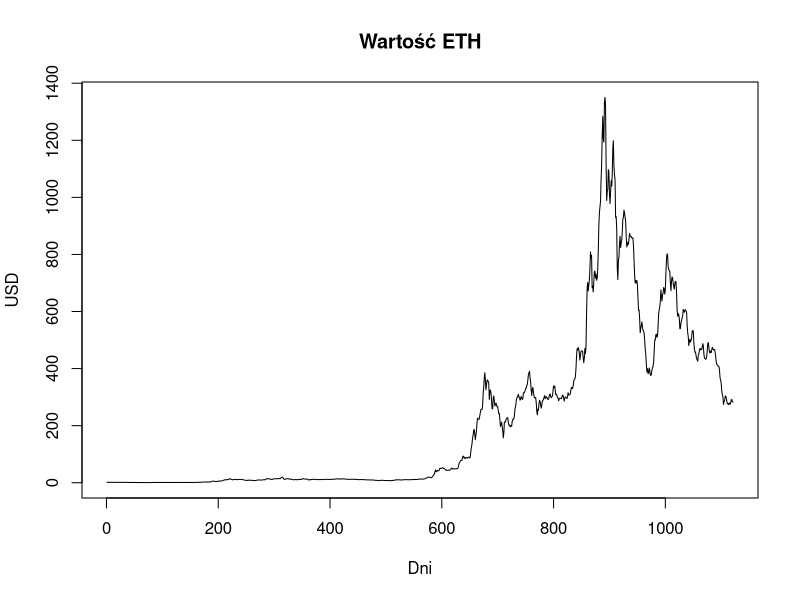
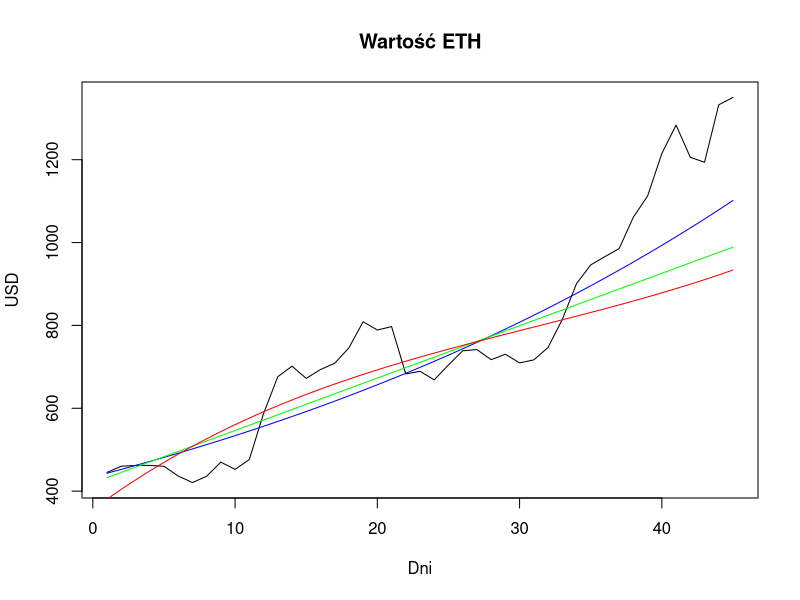
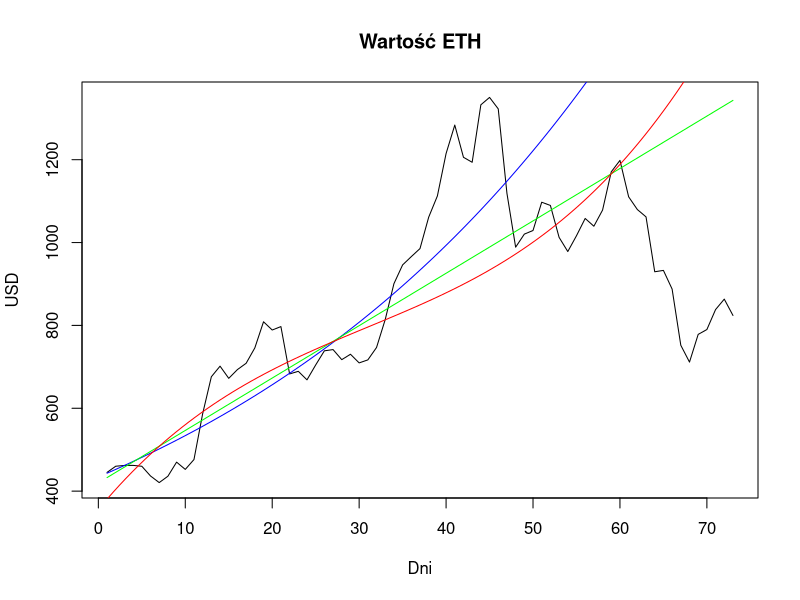

These charts were generated, in order, by the following R code:
### Projekt ###

# Przewidywanie ceny Ethereum w USD

# Zobaczmy jak dane wyglądają na wykresie

ETH <- read.csv(file='ETH.csv')
head(ETH)
average = ETH[,7]
average.ts <- ts(average, start = 1, frequency = 1)
plot.ts(average.ts, main = "Wartość ETH",xlab = "Dni",ylab = "USD", col = "black")

# z powodu dużej ilości danych skupimy się na krótszym przedziale czasu

average.ts <- ts(average[c(848:892)], start = 1, frequency = 1)
plot.ts(average.ts, main = "Wartość ETH",xlab = "Dni",ylab = "USD", col = "black")

# Wyznaczymy w którym dniu wartość ETH była najwyższa

max(average)
which.max(average)
dane <- ETH[,c(1,7)]
dane[848,] # początek przedziału
dane[892,] # maksymalna wartość

# wartości dla dni: 2017-12-01, 2018-01-04, 2018-01-14

przedział <- dane[c(848, 882, 892),]

# Będziemy pracować na przedziale od 2017-12-01 do 2018-01-04 (35 dni)

dane <- dane[c(848:882),2]
length(dane)

wektor <- c(1:35)
length(wektor)

# Spróbujemy przewidzieć maksymalną wartość ETH w dniu 2018-01-14,
# wartość teoretyczna dla argumentu 45.

# (1) regresja wykładnicza

model_1 <- lm(log10(dane)~wektor)
c = 10^coef(model_1)
wynik_1 <- c[1]*c[2]^45
wynik_1

x <- c(1:45)
curve(c[1]*c[2]^x, add = T, col = "blue") 
# niebieska krzywa na wykresie

### błąd ###

błąd_1 <- abs(max(average)-wynik_1)
błąd_1

# (2) regresja liniowa

model_2 <- lm(dane~wektor)
sum(resid(model_2)^2)
wynik_2 <- predict(model_2, data.frame(wektor=45))
wynik_2

curve(predict(model_2, data.frame(wektor=x)), add = T, col = "green") 
# zielona linia na wykresie

### błąd ###

błąd_2 <- abs(max(average)-wynik_2)
błąd_2

# (3) regresja wieloraka

model_3 <- lm(dane~wektor+I(wektor^2)+I(wektor^3))
sum(resid(model_3)^2)
wynik_3 <- predict(model_3, data.frame(wektor=45))
wynik_3

curve(predict(model_3, data.frame(wektor=x)), add = T, col = "red")
# czerwona krzywa na wykresie

### błąd ###

błąd_3 <- abs(max(average)-wynik_3)
błąd_3

### Wnioski ###

# Jak widać niebieska krzywa najbardziej zbliżyła się do wartości maksymalnej

wyniki <- as.table(setNames(c(błąd_1, błąd_2, błąd_3), c(1:3)))
wyniki

# Najmniejszy błąd otrzymaliśmy używając regresji wykładniczej i wyniósł on 248.74 USD
min(wyniki)

# Wykres dla kolejnych dni (te same regresje):

average.ts <- ts(average[c(848:920)], start = 1, frequency = 1)
plot.ts(average.ts, main = "Wartość ETH",xlab = "Dni",ylab = "USD", col = "black")
curve(c[1]*c[2]^x, add = T, col = "blue")
curve(predict(model_2, data.frame(wektor=x)), add = T, col = "green") 
curve(predict(model_3, data.frame(wektor=x)), add = T, col = "red")
